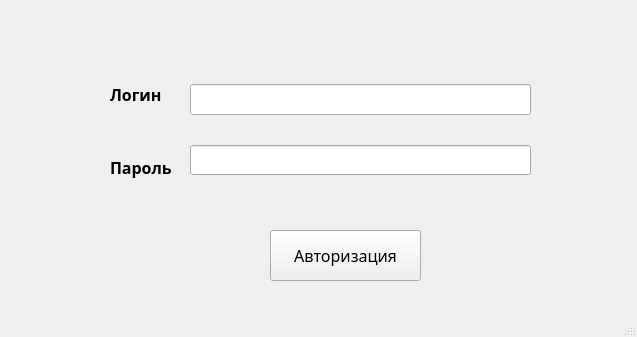
<?xml version="1.0" encoding="UTF-8"?>
<ui version="4.0">
 <class>FormAutorization</class>
 <widget class="QMainWindow" name="FormAutorization">
  <property name="geometry">
   <rect>
    <x>0</x>
    <y>0</y>
    <width>637</width>
    <height>337</height>
   </rect>
  </property>
  <property name="windowTitle">
   <string>FormAutorization</string>
  </property>
  <widget class="QWidget" name="centralwidget">
   <widget class="QPushButton" name="BT_Auth">
    <property name="geometry">
     <rect>
      <x>270</x>
      <y>230</y>
      <width>151</width>
      <height>51</height>
     </rect>
    </property>
    <property name="font">
     <font>
      <family>Segoe UI Variable Display Semib</family>
      <pointsize>12</pointsize>
     </font>
    </property>
    <property name="text">
     <string>Авторизация</string>
    </property>
   </widget>
   <widget class="QWidget" name="verticalLayoutWidget">
    <property name="geometry">
     <rect>
      <x>190</x>
      <y>60</y>
      <width>341</width>
      <height>141</height>
     </rect>
    </property>
    <property name="font">
     <font>
      <family>Segoe UI Variable Text Semibold</family>
      <pointsize>12</pointsize>
      <bold>true</bold>
     </font>
    </property>
    <layout class="QVBoxLayout" name="verticalLayout">
     <item>
      <widget class="QLineEdit" name="LE_Login">
       <property name="font">
        <font>
         <family>Segoe UI Variable Text Semibold</family>
         <pointsize>12</pointsize>
         <bold>true</bold>
        </font>
       </property>
      </widget>
     </item>
     <item>
      <widget class="QLineEdit" name="LE_Password">
       <property name="font">
        <font>
         <family>Segoe UI Variable Text Semibold</family>
         <pointsize>11</pointsize>
         <bold>true</bold>
        </font>
       </property>
       <property name="inputMask">
        <string/>
       </property>
       <property name="echoMode">
        <enum>QLineEdit::Password</enum>
       </property>
      </widget>
     </item>
    </layout>
   </widget>
   <widget class="QWidget" name="verticalLayoutWidget_2">
    <property name="geometry">
     <rect>
      <x>110</x>
      <y>60</y>
      <width>71</width>
      <height>141</height>
     </rect>
    </property>
    <property name="font">
     <font>
      <family>Segoe UI Variable Text Semibold</family>
      <pointsize>12</pointsize>
      <bold>true</bold>
     </font>
    </property>
    <layout class="QVBoxLayout" name="verticalLayout_2">
     <item>
      <widget class="QLabel" name="label">
       <property name="font">
        <font>
         <family>Segoe UI Variable Text Semibold</family>
         <pointsize>12</pointsize>
         <bold>true</bold>
        </font>
       </property>
       <property name="text">
        <string>Логин</string>
       </property>
      </widget>
     </item>
     <item>
      <widget class="QLabel" name="label_2">
       <property name="font">
        <font>
         <family>Segoe UI Variable Text Semibold</family>
         <pointsize>12</pointsize>
         <bold>true</bold>
        </font>
       </property>
       <property name="text">
        <string>Пароль</string>
       </property>
      </widget>
     </item>
    </layout>
   </widget>
  </widget>
  <widget class="QMenuBar" name="menubar">
   <property name="geometry">
    <rect>
     <x>0</x>
     <y>0</y>
     <width>637</width>
     <height>21</height>
    </rect>
   </property>
  </widget>
  <widget class="QStatusBar" name="statusbar"/>
 </widget>
 <resources/>
 <connections/>
</ui>
